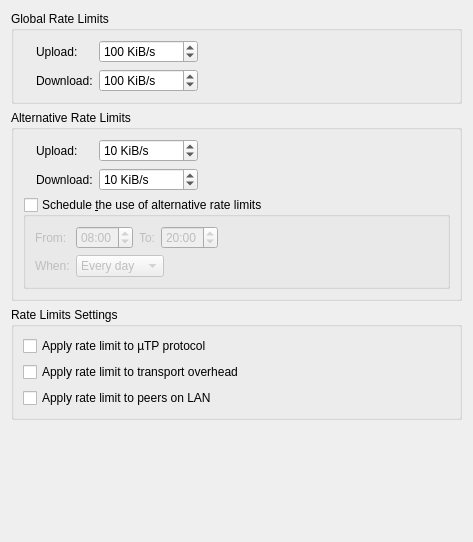
          <widget class="QWidget" name="scrollAreaWidgetContents_9">
           <property name="geometry">
            <rect>
             <x>0</x>
             <y>0</y>
             <width>473</width>
             <height>542</height>
            </rect>
           </property>
           <layout class="QVBoxLayout" name="verticalLayout_5">
            <item>
             <widget class="QGroupBox" name="rateLimitBox">
              <property name="title">
               <string>Global Rate Limits</string>
              </property>
              <layout class="QGridLayout" name="rateLimitBoxLayout">
               <item row="0" column="2">
                <widget class="QSpinBox" name="spinUploadLimit">
                 <property name="specialValueText">
                  <string>∞</string>
                 </property>
                 <property name="suffix">
                  <string> KiB/s</string>
                 </property>
                 <property name="maximum">
                  <number>1000000</number>
                 </property>
                 <property name="value">
                  <number>100</number>
                 </property>
                </widget>
               </item>
               <item row="1" column="2">
                <widget class="QSpinBox" name="spinDownloadLimit">
                 <property name="specialValueText">
                  <string>∞</string>
                 </property>
                 <property name="suffix">
                  <string> KiB/s</string>
                 </property>
                 <property name="maximum">
                  <number>1000000</number>
                 </property>
                 <property name="value">
                  <number>100</number>
                 </property>
                </widget>
               </item>
               <item row="0" column="0" rowspan="2">
                <widget class="QLabel" name="labelGlobalRate"/>
               </item>
               <item row="0" column="3">
                <spacer name="horizontalSpacer">
                 <property name="orientation">
                  <enum>Qt::Horizontal</enum>
                 </property>
                 <property name="sizeHint" stdset="0">
                  <size>
                   <width>40</width>
                   <height>20</height>
                  </size>
                 </property>
                </spacer>
               </item>
               <item row="0" column="1">
                <widget class="QLabel" name="label_10">
                 <property name="text">
                  <string>Upload:</string>
                 </property>
                </widget>
               </item>
               <item row="1" column="1">
                <widget class="QLabel" name="label_11">
                 <property name="text">
                  <string>Download:</string>
                 </property>
                </widget>
               </item>
              </layout>
             </widget>
            </item>
            <item>
             <widget class="QGroupBox" name="altRateLimitBox">
              <property name="title">
               <string>Alternative Rate Limits</string>
              </property>
              <layout class="QGridLayout" name="gridLayout_6">
               <item row="1" column="2">
                <widget class="QSpinBox" name="spinDownloadLimitAlt">
                 <property name="specialValueText">
                  <string>∞</string>
                 </property>
                 <property name="suffix">
                  <string> KiB/s</string>
                 </property>
                 <property name="maximum">
                  <number>1000000</number>
                 </property>
                 <property name="value">
                  <number>10</number>
                 </property>
                </widget>
               </item>
               <item row="0" column="0" rowspan="2">
                <widget class="QLabel" name="labelAltRate"/>
               </item>
               <item row="2" column="0" colspan="4">
                <widget class="QGroupBox" name="groupBoxSchedule">
                 <property name="title">
                  <string>Schedule &amp;the use of alternative rate limits</string>
                 </property>
                 <property name="checkable">
                  <bool>true</bool>
                 </property>
                 <property name="checked">
                  <bool>false</bool>
                 </property>
                 <layout class="QGridLayout" name="gridLayout_7">
                  <item row="0" column="0">
                   <widget class="QLabel" name="label_6">
                    <property name="toolTip">
                     <string>Start time</string>
                    </property>
                    <property name="text">
                     <string comment="From start time">From:</string>
                    </property>
                   </widget>
                  </item>
                  <item row="0" column="3">
                   <widget class="QTimeEdit" name="timeEditScheduleTo">
                    <property name="wrapping">
                     <bool>true</bool>
                    </property>
                    <property name="displayFormat">
                     <string notr="true">hh:mm</string>
                    </property>
                    <property name="time">
                     <time>
                      <hour>20</hour>
                      <minute>0</minute>
                      <second>0</second>
                     </time>
                    </property>
                   </widget>
                  </item>
                  <item row="0" column="2">
                   <widget class="QLabel" name="label_17">
                    <property name="toolTip">
                     <string>End time</string>
                    </property>
                    <property name="text">
                     <string comment="To end time">To:</string>
                    </property>
                   </widget>
                  </item>
                  <item row="0" column="1">
                   <widget class="QTimeEdit" name="timeEditScheduleFrom">
                    <property name="wrapping">
                     <bool>true</bool>
                    </property>
                    <property name="displayFormat">
                     <string notr="true">hh:mm</string>
                    </property>
                    <property name="calendarPopup">
                     <bool>false</bool>
                    </property>
                    <property name="time">
                     <time>
                      <hour>8</hour>
                      <minute>0</minute>
                      <second>0</second>
                     </time>
                    </property>
                   </widget>
                  </item>
                  <item row="1" column="0">
                   <widget class="QLabel" name="label_18">
                    <property name="text">
                     <string>When:</string>
                    </property>
                   </widget>
                  </item>
                  <item row="1" column="1" colspan="3">
                   <widget class="QComboBox" name="comboBoxScheduleDays">
                    <property name="sizePolicy">
                     <sizepolicy hsizetype="Fixed" vsizetype="Fixed">
                      <horstretch>0</horstretch>
                      <verstretch>0</verstretch>
                     </sizepolicy>
                    </property>
                    <item>
                     <property name="text">
                      <string>Every day</string>
                     </property>
                    </item>
                    <item>
                     <property name="text">
                      <string>Weekdays</string>
                     </property>
                    </item>
                    <item>
                     <property name="text">
                      <string>Weekends</string>
                     </property>
                    </item>
                   </widget>
                  </item>
                  <item row="0" column="4">
                   <spacer name="horizontalSpacer_8">
                    <property name="orientation">
                     <enum>Qt::Horizontal</enum>
                    </property>
                    <property name="sizeHint" stdset="0">
                     <size>
                      <width>40</width>
                      <height>20</height>
                     </size>
                    </property>
                   </spacer>
                  </item>
                 </layout>
                </widget>
               </item>
               <item row="0" column="2">
                <widget class="QSpinBox" name="spinUploadLimitAlt">
                 <property name="specialValueText">
                  <string>∞</string>
                 </property>
                 <property name="suffix">
                  <string> KiB/s</string>
                 </property>
                 <property name="maximum">
                  <number>1000000</number>
                 </property>
                 <property name="value">
                  <number>10</number>
                 </property>
                </widget>
               </item>
               <item row="0" column="3">
                <spacer name="horizontalSpacer_5">
                 <property name="orientation">
                  <enum>Qt::Horizontal</enum>
                 </property>
                 <property name="sizeHint" stdset="0">
                  <size>
                   <width>40</width>
                   <height>20</height>
                  </size>
                 </property>
                </spacer>
               </item>
               <item row="0" column="1">
                <widget class="QLabel" name="label_13">
                 <property name="text">
                  <string>Upload:</string>
                 </property>
                </widget>
               </item>
               <item row="1" column="1">
                <widget class="QLabel" name="label_14">
                 <property name="text">
                  <string>Download:</string>
                 </property>
                </widget>
               </item>
              </layout>
             </widget>
            </item>
            <item>
             <widget class="QGroupBox" name="rateLimitsGroupBox">
              <property name="title">
               <string>Rate Limits Settings</string>
              </property>
              <layout class="QVBoxLayout" name="verticalLayout_30">
               <item>
                <widget class="QCheckBox" name="checkLimituTPConnections">
                 <property name="text">
                  <string>Apply rate limit to µTP protocol</string>
                 </property>
                </widget>
               </item>
               <item>
                <widget class="QCheckBox" name="checkLimitTransportOverhead">
                 <property name="text">
                  <string>Apply rate limit to transport overhead</string>
                 </property>
                </widget>
               </item>
               <item>
                <widget class="QCheckBox" name="checkLimitLocalPeerRate">
                 <property name="text">
                  <string>Apply rate limit to peers on LAN</string>
                 </property>
                </widget>
               </item>
              </layout>
             </widget>
            </item>
            <item>
             <spacer name="verticalSpacer_2">
              <property name="orientation">
               <enum>Qt::Vertical</enum>
              </property>
              <property name="sizeHint" stdset="0">
               <size>
                <width>20</width>
                <height>40</height>
               </size>
              </property>
             </spacer>
            </item>
           </layout>
          </widget>
